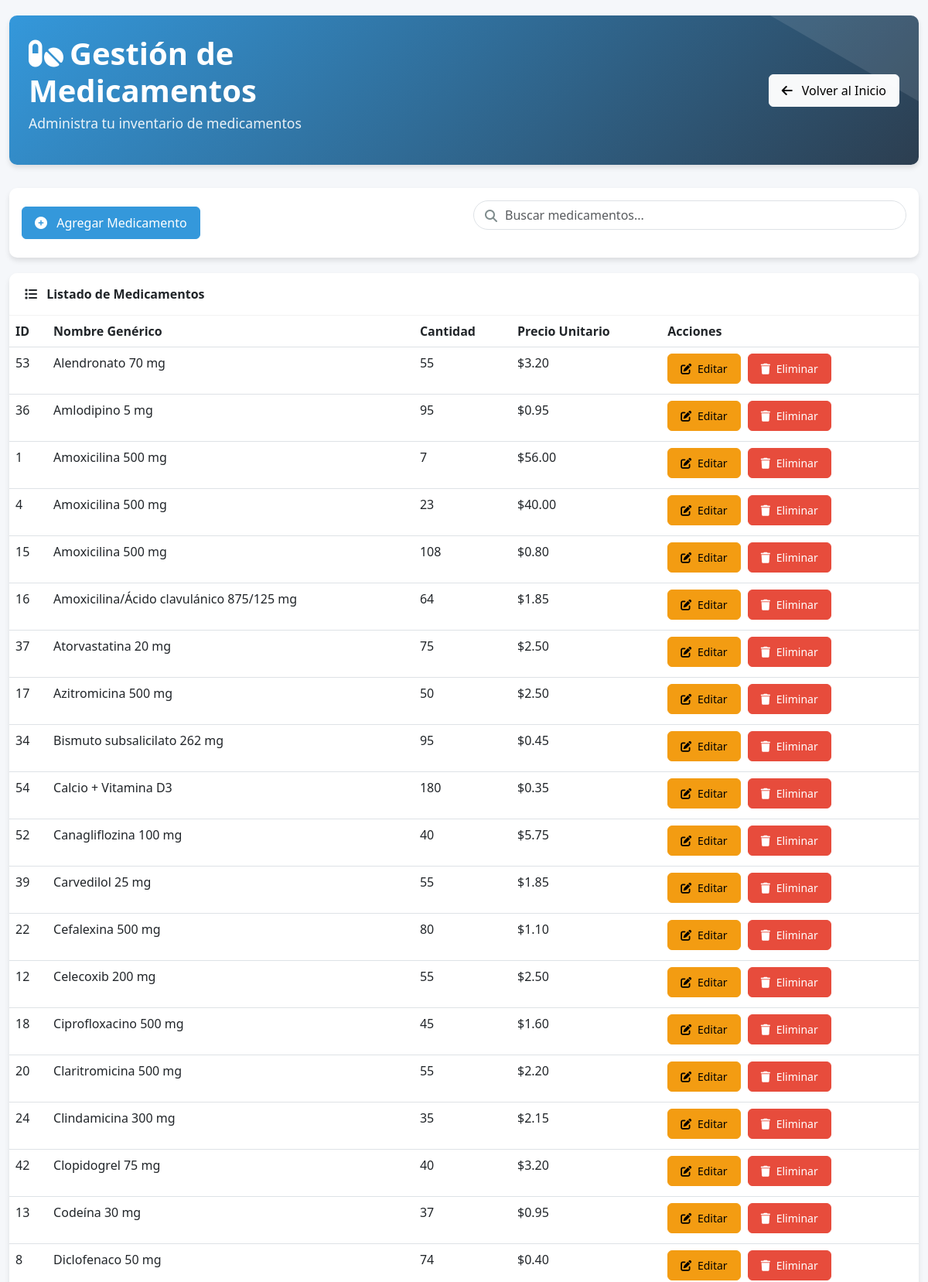
The app's page /farmacia/medicamentos/ (signed in, upper part) with its own data.
### farmacia_app/models.py (models this page shows, shortened)
class Medicamento(models.Model):
    ESTADOS = [
        (1, 'Activo'),
        (0, 'Inactivo'),
    ]
    id_medicamento = models.AutoField(primary_key=True)
    id_factura_compra = models.ForeignKey(
        FacturaCompra,
        on_delete=models.SET_NULL,
        db_column='id_factura_compra',
        blank=True,
        null=True
    )
    nombre_generico = models.CharField(max_length=255)
    fecha_caducidad = models.DateField(blank=True, null=True)
    cantidad = models.IntegerField(default=0)
    contra_indicaciones = models.TextField(blank=True, null=True)
    dosis = models.CharField(max_length=100, blank=True, null=True)
    cod_laboratorio = models.CharField(max_length=50, blank=True, null=True)
    registro_sanitario = models.CharField(max_length=100, blank=True, null=True)
    precauciones = models.TextField(blank=True, null=True)
    presentacion = models.CharField(max_length=100, blank=True, null=True)
    precio_unitario = models.DecimalField(max_digits=10, decimal_places=2, blank=True, null=True)
    stock_minimo = models.IntegerField(default=10)
    via_administracion = models.CharField(max_length=100, blank=True, null=True)
    requiere_receta = models.BooleanField(default=False)
    estado = models.IntegerField(choices=ESTADOS, default=1)
    fecha_registro = models.DateField(blank=True, null=True)
    class Meta:
        db_table = 'Medicamento'

### farmacia_app/views.py (the view)
# urls.py: path('medicamentos/', login_required(views.medicamento_list), name='medicamento_list'),
@login_required
def medicamento_list(request):
    try:
        medicamentos = Medicamento.objects.all().order_by('nombre_generico')
        estado_filter = request.GET.get('estado')
        if estado_filter:
            medicamentos = medicamentos.filter(estado=int(estado_filter))
        search_query = request.GET.get('search')
        if search_query:
            medicamentos = medicamentos.filter(nombre_generico__icontains=search_query)
        context = {
            'medicamentos': medicamentos,
            'total_medicamentos': medicamentos.count(),
            'medicamentos_activos': medicamentos.filter(estado=1).count(),
            'medicamentos_inactivos': medicamentos.filter(estado=0).count(),
        }
        return render(request, 'medicamento/list.html', context)
    except Exception as e:
        messages.error(request, f'Error al cargar la lista de medicamentos: {str(e)}')
        return render(request, 'medicamento/list.html', {'medicamentos': []})

### farmacia_app/templates/medicamento/list.html (shortened to what this page needs)
<!DOCTYPE html>
<html lang="es">
<head>
    <link href="https://cdn.jsdelivr.net/npm/bootstrap@5.3.0/dist/css/bootstrap.min.css" rel="stylesheet">
    <link rel="stylesheet" href="https://cdnjs.cloudflare.com/ajax/libs/font-awesome/6.4.0/css/all.min.css">
</head>
<body>
    <div class="container">
        <div class="header-section fade-in">
            <div class="row align-items-center">
                <div class="col-md-6">
                    <h1 class="header-title"><i class="fas fa-pills me-2"></i>Gestión de Medicamentos</h1>
                    <p class="header-subtitle">Administra tu inventario de medicamentos</p>
                </div>
                <div class="col-md-6 text-end">
                    <a href="{% url 'home' %}" class="btn btn-light">
                        <i class="fas fa-arrow-left me-2"></i> Volver al Inicio
                    </a>
                </div>
            </div>
        </div>
        <div class="card fade-in">
            <div class="card-body">
                <div class="row align-items-center">
                    <div class="col-md-6">
                        <a href="{% url 'medicamento_create' %}" class="btn btn-primary">
                            <i class="fas fa-plus-circle me-2"></i> Agregar Medicamento
                        </a>
                    </div>
                    <div class="col-md-6">
                        <div class="search-box">
                            <i class="fas fa-search"></i>
                            <input type="text" class="form-control" placeholder="Buscar medicamentos...">
                        </div>
                    </div>
                </div>
            </div>
        </div>
        <div class="card fade-in">
            <div class="card-header">
                <i class="fas fa-list me-2"></i> Listado de Medicamentos
            </div>
            <div class="table-responsive">
                <table class="table table-hover">
                    <thead>
                        <tr>
                            <th>ID</th>
                            <th>Nombre Genérico</th>
                            <th>Cantidad</th>
                            <th>Precio Unitario</th>
                            <th>Acciones</th>
                        </tr>
                    </thead>
                    <tbody>
                        {% for m in medicamentos %}
                        <tr>
                            <td>{{ m.id_medicamento }}</td>
                            <td>{{ m.nombre_generico }}</td>
                            <td>{{ m.cantidad }}</td>
                            <td>${{ m.precio_unitario }}</td>
                            <td class="action-buttons">
                                <a href="{% url 'medicamento_edit' m.id_medicamento %}" class="btn btn-warning btn-sm">
                                    <i class="fas fa-edit me-1"></i> Editar
                                </a>
                                <a href="{% url 'medicamento_delete' m.id_medicamento %}" class="btn btn-danger btn-sm">
                                    <i class="fas fa-trash me-1"></i> Eliminar
                                </a>
                            </td>
                        </tr>
                        {% endfor %}
                    </tbody>
                </table>
            </div>
        </div>
    </div>
</body>
</html>

### farmacia_app/templates/medicamento/list.html (style rules this page uses)
:root { --primary-color: #3498db; --secondary-color: #2c3e50; --accent-color: #1abc9c; --light-bg: #f8f9fa; --card-shadow: 0 4px 6px rgba(0, 0, 0, 0.1); --hover-shadow: 0 8px 15px rgba(0, 0, 0, 0.1); }
body { background-color: #f5f7fa; font-family: 'Segoe UI', Tahoma, Geneva, Verdana, sans-serif; color: #333; padding-top: 20px; }
.container { max-width: 1200px; }
.header-section { background: linear-gradient(135deg, var(--primary-color), var(--secondary-color)); color: white; padding: 25px; border-radius: 10px; margin-bottom: 30px; box-shadow: var(--card-shadow); position: relative; overflow: hidden; }
.header-section::before { content: ""; position: absolute; top: -50%; right: -50%; width: 100%; height: 100%; background: rgba(255, 255, 255, 0.1); transform: rotate(30deg); }
.header-title { font-weight: 700; margin-bottom: 5px; }
.header-subtitle { opacity: 0.9; font-size: 1.1rem; }
.card { border: none; border-radius: 10px; box-shadow: var(--card-shadow); transition: transform 0.3s ease, box-shadow 0.3s ease; margin-bottom: 20px; overflow: hidden; }
.card-header { background-color: white; border-bottom: 1px solid rgba(0, 0, 0, 0.05); padding: 15px 20px; font-weight: 600; }
.table-responsive { border-radius: 0 0 10px 10px; overflow: hidden; }
.table { margin-bottom: 0; }
.table thead { background-color: var(--secondary-color); color: white; }
.table tbody tr { transition: background-color 0.2s ease; }
.btn { border-radius: 6px; font-weight: 500; transition: all 0.3s ease; padding: 8px 16px; }
.btn-primary { background-color: var(--primary-color); border-color: var(--primary-color); }
.btn-warning { background-color: #f39c12; border-color: #f39c12; }
.btn-danger { background-color: #e74c3c; border-color: #e74c3c; }
.action-buttons .btn { margin-right: 5px; margin-bottom: 5px; }
.search-box { position: relative; margin-bottom: 20px; }
.search-box input { padding-left: 40px; border-radius: 30px; }
.search-box i { position: absolute; left: 15px; top: 12px; color: #7f8c8d; }
.fade-in { animation: fadeIn 0.5s ease-in; }

### records on screen
Medicamento: id_medicamento "53", nombre_generico "Alendronato 70 mg", cantidad "55", precio_unitario "3.20"
Medicamento: id_medicamento "36", nombre_generico "Amlodipino 5 mg", cantidad "95", precio_unitario "0.95"
Medicamento: id_medicamento "1", nombre_generico "Amoxicilina 500 mg", cantidad "7", precio_unitario "56.00"
Medicamento: id_medicamento "4", nombre_generico "Amoxicilina 500 mg", cantidad "23", precio_unitario "40.00"
Medicamento: id_medicamento "15", nombre_generico "Amoxicilina 500 mg", cantidad "108", precio_unitario "0.80"
Medicamento: id_medicamento "16", nombre_generico "Amoxicilina/Ácido clavulánico 875/125 mg", cantidad "64", precio_unitario "1.85"
Medicamento: id_medicamento "37", nombre_generico "Atorvastatina 20 mg", cantidad "75", precio_unitario "2.50"
Medicamento: id_medicamento "17", nombre_generico "Azitromicina 500 mg", cantidad "50", precio_unitario "2.50"
Medicamento: id_medicamento "34", nombre_generico "Bismuto subsalicilato 262 mg", cantidad "95", precio_unitario "0.45"
Medicamento: id_medicamento "54", nombre_generico "Calcio + Vitamina D3", cantidad "180", precio_unitario "0.35"
Medicamento: id_medicamento "52", nombre_generico "Canagliflozina 100 mg", cantidad "40", precio_unitario "5.75"
Medicamento: id_medicamento "39", nombre_generico "Carvedilol 25 mg", cantidad "55", precio_unitario "1.85"
Medicamento: id_medicamento "22", nombre_generico "Cefalexina 500 mg", cantidad "80", precio_unitario "1.10"
Medicamento: id_medicamento "12", nombre_generico "Celecoxib 200 mg", cantidad "55", precio_unitario "2.50"
Medicamento: id_medicamento "18", nombre_generico "Ciprofloxacino 500 mg", cantidad "45", precio_unitario "1.60"
Medicamento: id_medicamento "20", nombre_generico "Claritromicina 500 mg", cantidad "55", precio_unitario "2.20"
Medicamento: id_medicamento "24", nombre_generico "Clindamicina 300 mg", cantidad "35", precio_unitario "2.15"
Medicamento: id_medicamento "42", nombre_generico "Clopidogrel 75 mg", cantidad "40", precio_unitario "3.20"
Medicamento: id_medicamento "13", nombre_generico "Codeína 30 mg", cantidad "37", precio_unitario "0.95"
Medicamento: id_medicamento "8", nombre_generico "Diclofenaco 50 mg", cantidad "74", precio_unitario "0.40"
